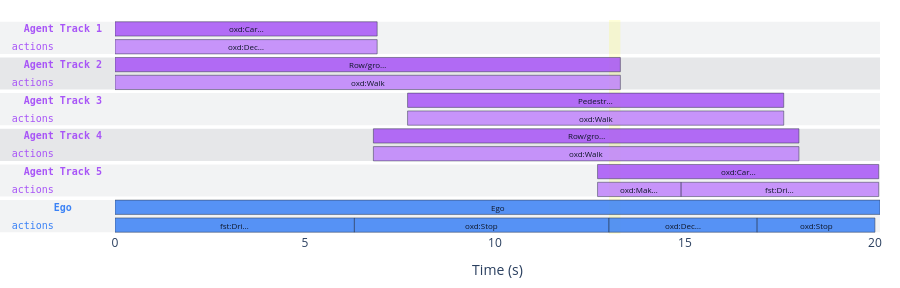

Notebook cell for this chart:
### Markdown cell above
## 6. `families=[...]` — render only selected annotation families

Every visualize entry point (`seq.visualize`, `render_timeline`,
`matches.visualize`) accepts a `families` whitelist. Pass a list
of family leaves — `"action"`, `"condition"`, `"containment"`,
`"influence"`, `"property"`, `"pose"`, `"state"`,
`"signal_head"`, `"env_control"`, `"physical_containment"` —
and the timeline collapses to just those rows.

Parent entity headers ("Env Track 1", "Agent Track 2", ...) are
NOT named in the whitelist. They auto-render for any entity
whose sub-rows survive the filter; entities with zero
surviving sub-rows drop entirely (no orphan headers). This is
the same composition rule used by `track_groups`, `entity_kinds`,
and `agent_ids` — all four whitelists AND together.

### Code cell
# Just the action rows across the clip — ego actions and any
# agent actions, with their entity headers as the only context.
viz.render_timeline(
    seq,
    highlight=(m.interval.start, m.interval.end),
    families=["action"],
)

### Figure 1 — Plotly figure (JSON) as saved in the notebook; plotly's stock layout.template omitted (floating-point values rounded to 4 significant figures)
{"data": [{"hoverinfo": "text", "hovertext": "Ego<br>[0.00s – 20.13s]<br>track: ego_act", "marker": {"color": "#3b82f6", "opacity": 0, "size": 20}, "mode": "markers", "name": "hover:segment:ego_parent_5", "showlegend": false, "type": "scatter", "x": [10.07], "xaxis": "x", "y": [10], "yaxis": "y"}, {"hoverinfo": "text", "hovertext": "fst:DrivingInLane<br>[0.00s – 6.30s]<br>track: ego_act", "marker": {"color": "#3b82f6", "opacity": 0, "size": 20}, "mode": "markers", "name": "hover:segment:ego_act_6", "showlegend": false, "type": "scatter", "x": [3.15], "xaxis": "x", "y": [11], "yaxis": "y"}, {"hoverinfo": "text", "hovertext": "oxd:Stop<br>[6.30s – 13.00s]<br>track: ego_act", "marker": {"color": "#3b82f6", "opacity": 0, "size": 20}, "mode": "markers", "name": "hover:segment:ego_act_7", "showlegend": false, "type": "scatter", "x": [9.65], "xaxis": "x", "y": [11], "yaxis": "y"}, {"hoverinfo": "text", "hovertext": "oxd:Decelerate<br>[13.00s – 16.90s]<br>track: ego_act", "marker": {"color": "#3b82f6", "opacity": 0, "size": 20}, "mode": "markers", "name": "hover:segment:ego_act_8", "showlegend": false, "type": "scatter", "x": [14.95], "xaxis": "x", "y": [11], "yaxis": "y"}, {"hoverinfo": "text", "hovertext": "oxd:Stop<br>[16.90s – 20.00s]<br>track: ego_act", "marker": {"color": "#3b82f6", "opacity": 0, "size": 20}, "mode": "markers", "name": "hover:segment:ego_act_9", "showlegend": false, "type": "scatter", "x": [18.45], "xaxis": "x", "y": [11], "yaxis": "y"}, {"hoverinfo": "text", "hovertext": "oxd:Car [Agent]<br>[0.00s – 6.90s]<br>track: agent_0", "marker": {"color": "#a855f7", "opacity": 0, "size": 20}, "mode": "markers", "name": "hover:segment:agent_0_26", "showlegend": false, "type": "scatter", "x": [3.45], "xaxis": "x", "y": [0], "yaxis": "y"}, {"hoverinfo": "text", "hovertext": "oxd:Decelerate<br>[0.00s – 6.90s]<br>track: agent_0", "marker": {"color": "#c084fc", "opacity": 0, "size": 20}, "mode": "markers", "name": "hover:segment:agent_action_0_0_27", "showlegend": false, "type": "scatter", "x": [3.45], "xaxis": "x", "y": [1], "yaxis": "y"}, {"hoverinfo": "text", "hovertext": "Row/group Pedestrian (Adult) [Agent]<br>[0.00s – 13.30s]<br>track: agent_1", "marker": {"color": "#a855f7", "opacity": 0, "size": 20}, "mode": "markers", "name": "hover:segment:agent_1_31", "showlegend": false, "type": "scatter", "x": [6.65], "xaxis": "x", "y": [2], "yaxis": "y"}, {"hoverinfo": "text", "hovertext": "oxd:Walk<br>[0.00s – 13.30s]<br>track: agent_1", "marker": {"color": "#c084fc", "opacity": 0, "size": 20}, "mode": "markers", "name": "hover:segment:agent_action_1_0_32", "showlegend": false, "type": "scatter", "x": [6.65], "xaxis": "x", "y": [3], "yaxis": "y"}, {"hoverinfo": "text", "hovertext": "Pedestrian (Adult) [Agent]<br>[7.70s – 17.60s]<br>track: agent_2", "marker": {"color": "#a855f7", "opacity": 0, "size": 20}, "mode": "markers", "name": "hover:segment:agent_2_36", "showlegend": false, "type": "scatter", "x": [12.65], "xaxis": "x", "y": [4], "yaxis": "y"}, {"hoverinfo": "text", "hovertext": "oxd:Walk<br>[7.70s – 17.60s]<br>track: agent_2", "marker": {"color": "#c084fc", "opacity": 0, "size": 20}, "mode": "markers", "name": "hover:segment:agent_action_2_0_37", "showlegend": false, "type": "scatter", "x": [12.65], "xaxis": "x", "y": [5], "yaxis": "y"}, {"hoverinfo": "text", "hovertext": "Row/group Pedestrian (Adult) [Agent]<br>[6.80s – 18.00s]<br>track: agent_3", "marker": {"color": "#a855f7", "opacity": 0, "size": 20}, "mode": "markers", "name": "hover:segment:agent_3_43", "showlegend": false, "type": "scatter", "x": [12.4], "xaxis": "x", "y": [6], "yaxis": "y"}, {"hoverinfo": "text", "hovertext": "oxd:Walk<br>[6.80s – 18.00s]<br>track: agent_3", "marker": {"color": "#c084fc", "opacity": 0, "size": 20}, "mode": "markers", "name": "hover:segment:agent_action_3_0_44", "showlegend": false, "type": "scatter", "x": [12.4], "xaxis": "x", "y": [7], "yaxis": "y"}, {"hoverinfo": "text", "hovertext": "oxd:Car [Agent]<br>[12.70s – 20.10s]<br>track: agent_4", "marker": {"color": "#a855f7", "opacity": 0, "size": 20}, "mode": "markers", "name": "hover:segment:agent_4_50", "showlegend": false, "type": "scatter", "x": [16.4], "xaxis": "x", "y": [8], "yaxis": "y"}, {"hoverinfo": "text", "hovertext": "oxd:MakeARightTurn (unprotected)<br>[12.70s – 14.90s]<br>track: agent_4", "marker": {"color": "#c084fc", "opacity": 0, "size": 20}, "mode": "markers", "name": "hover:segment:agent_action_4_0_51", "showlegend": false, "type": "scatter", "x": [13.8], "xaxis": "x", "y": [9], "yaxis": "y"}, {"hoverinfo": "text", "hovertext": "fst:DrivingInLane<br>[14.90s – 20.10s]<br>track: agent_4", "marker": {"color": "#c084fc", "opacity": 0, "size": 20}, "mode": "markers", "name": "hover:segment:agent_action_4_1_52", "showlegend": false, "type": "scatter", "x": [17.5], "xaxis": "x", "y": [9], "yaxis": "y"}], "layout": {"annotations": [{"font": {"color": "#0f172a", "size": 8}, "name": "label:ego_parent_5", "showarrow": false, "text": "Ego", "x": 10.07, "xref": "x", "y": 10, "yref": "y"}, {"font": {"color": "#0f172a", "size": 8}, "name": "label:ego_act_6", "showarrow": false, "text": "fst:Dri…", "x": 3.15, "xref": "x", "y": 11, "yref": "y"}, {"font": {"color": "#0f172a", "size": 8}, "name": "label:ego_act_7", "showarrow": false, "text": "oxd:Stop", "x": 9.65, "xref": "x", "y": 11, "yref": "y"}, {"font": {"color": "#0f172a", "size": 8}, "name": "label:ego_act_8", "showarrow": false, "text": "oxd:Dec…", "x": 14.95, "xref": "x", "y": 11, "yref": "y"}, {"font": {"color": "#0f172a", "size": 8}, "name": "label:ego_act_9", "showarrow": false, "text": "oxd:Stop", "x": 18.45, "xref": "x", "y": 11, "yref": "y"}, {"font": {"color": "#0f172a", "size": 8}, "name": "label:agent_0_26", "showarrow": false, "text": "oxd:Car…", "x": 3.45, "xref": "x", "y": 0, "yref": "y"}, {"font": {"color": "#0f172a", "size": 8}, "name": "label:agent_action_0_0_27", "showarrow": false, "text": "oxd:Dec…", "x": 3.45, "xref": "x", "y": 1, "yref": "y"}, {"font": {"color": "#0f172a", "size": 8}, "name": "label:agent_1_31", "showarrow": false, "text": "Row/gro…", "x": 6.65, "xref": "x", "y": 2, "yref": "y"}, {"font": {"color": "#0f172a", "size": 8}, "name": "label:agent_action_1_0_32", "showarrow": false, "text": "oxd:Walk", "x": 6.65, "xref": "x", "y": 3, "yref": "y"}, {"font": {"color": "#0f172a", "size": 8}, "name": "label:agent_2_36", "showarrow": false, "text": "Pedestr…", "x": 12.65, "xref": "x", "y": 4, "yref": "y"}, {"font": {"color": "#0f172a", "size": 8}, "name": "label:agent_action_2_0_37", "showarrow": false, "text": "oxd:Walk", "x": 12.65, "xref": "x", "y": 5, "yref": "y"}, {"font": {"color": "#0f172a", "size": 8}, "name": "label:agent_3_43", "showarrow": false, "text": "Row/gro…", "x": 12.4, "xref": "x", "y": 6, "yref": "y"}, {"font": {"color": "#0f172a", "size": 8}, "name": "label:agent_action_3_0_44", "showarrow": false, "text": "oxd:Walk", "x": 12.4, "xref": "x", "y": 7, "yref": "y"}, {"font": {"color": "#0f172a", "size": 8}, "name": "label:agent_4_50", "showarrow": false, "text": "oxd:Car…", "x": 16.4, "xref": "x", "y": 8, "yref": "y"}, {"font": {"color": "#0f172a", "size": 8}, "name": "label:agent_action_4_0_51", "showarrow": false, "text": "oxd:Mak…", "x": 13.8, "xref": "x", "y": 9, "yref": "y"}, {"font": {"color": "#0f172a", "size": 8}, "name": "label:agent_action_4_1_52", "showarrow": false, "text": "fst:Dri…", "x": 17.5, "xref": "x", "y": 9, "yref": "y"}], "height": 288, "margin": {"b": 40, "l": 80, "r": 20, "t": 20}, "shapes": [{"fillcolor": "rgba(15, 23, 42, 0.05)", "layer": "below", "line": {"width": 0}, "name": "entity_block:Agents:0", "opacity": 1, "type": "rect", "x0": -0.18, "x1": 1, "xref": "paper", "y0": -0.4, "y1": 1.4, "yref": "y"}, {"fillcolor": "rgba(15, 23, 42, 0.1)", "layer": "below", "line": {"width": 0}, "name": "entity_block:Agents:1", "opacity": 1, "type": "rect", "x0": -0.18, "x1": 1, "xref": "paper", "y0": 1.6, "y1": 3.4, "yref": "y"}, {"fillcolor": "rgba(15, 23, 42, 0.05)", "layer": "below", "line": {"width": 0}, "name": "entity_block:Agents:2", "opacity": 1, "type": "rect", "x0": -0.18, "x1": 1, "xref": "paper", "y0": 3.6, "y1": 5.4, "yref": "y"}, {"fillcolor": "rgba(15, 23, 42, 0.1)", "layer": "below", "line": {"width": 0}, "name": "entity_block:Agents:3", "opacity": 1, "type": "rect", "x0": -0.18, "x1": 1, "xref": "paper", "y0": 5.6, "y1": 7.4, "yref": "y"}, {"fillcolor": "rgba(15, 23, 42, 0.05)", "layer": "below", "line": {"width": 0}, "name": "entity_block:Agents:4", "opacity": 1, "type": "rect", "x0": -0.18, "x1": 1, "xref": "paper", "y0": 7.6, "y1": 9.4, "yref": "y"}, {"fillcolor": "rgba(15, 23, 42, 0.05)", "layer": "below", "line": {"width": 0}, "name": "entity_block:Ego:0", "opacity": 1, "type": "rect", "x0": -0.18, "x1": 1, "xref": "paper", "y0": 9.6, "y1": 11.4, "yref": "y"}, {"fillcolor": "yellow", "layer": "below", "line": {"width": 0}, "name": "highlight", "opacity": 0.15, "type": "rect", "x0": 13, "x1": 13.3, "xref": "x", "y0": -0.5, "y1": 11.5, "yref": "y"}, {"fillcolor": "#3b82f6", "layer": "above", "line": {"color": "#0f172a", "width": 0.5}, "name": "segment:ego_parent_5", "opacity": 0.85, "type": "rect", "x0": 0, "x1": 20.13, "xref": "x", "y0": 9.6, "y1": 10.4, "yref": "y"}, {"fillcolor": "#3b82f6", "layer": "above", "line": {"color": "#0f172a", "width": 0.5}, "name": "segment:ego_act_6", "opacity": 0.85, "type": "rect", "x0": 0, "x1": 6.3, "xref": "x", "y0": 10.6, "y1": 11.4, "yref": "y"}, {"fillcolor": "#3b82f6", "layer": "above", "line": {"color": "#0f172a", "width": 0.5}, "name": "segment:ego_act_7", "opacity": 0.85, "type": "rect", "x0": 6.3, "x1": 13, "xref": "x", "y0": 10.6, "y1": 11.4, "yref": "y"}, {"fillcolor": "#3b82f6", "layer": "above", "line": {"color": "#0f172a", "width": 0.5}, "name": "segment:ego_act_8", "opacity": 0.85, "type": "rect", "x0": 13, "x1": 16.9, "xref": "x", "y0": 10.6, "y1": 11.4, "yref": "y"}, {"fillcolor": "#3b82f6", "layer": "above", "line": {"color": "#0f172a", "width": 0.5}, "name": "segment:ego_act_9", "opacity": 0.85, "type": "rect", "x0": 16.9, "x1": 20, "xref": "x", "y0": 10.6, "y1": 11.4, "yref": "y"}, {"fillcolor": "#a855f7", "layer": "above", "line": {"color": "#0f172a", "width": 0.5}, "name": "segment:agent_0_26", "opacity": 0.85, "type": "rect", "x0": 0, "x1": 6.9, "xref": "x", "y0": -0.4, "y1": 0.4, "yref": "y"}, {"fillcolor": "#c084fc", "layer": "above", "line": {"color": "#0f172a", "width": 0.5}, "name": "segment:agent_action_0_0_27", "opacity": 0.85, "type": "rect", "x0": 0, "x1": 6.9, "xref": "x", "y0": 0.6, "y1": 1.4, "yref": "y"}, {"fillcolor": "#a855f7", "layer": "above", "line": {"color": "#0f172a", "width": 0.5}, "name": "segment:agent_1_31", "opacity": 0.85, "type": "rect", "x0": 0, "x1": 13.3, "xref": "x", "y0": 1.6, "y1": 2.4, "yref": "y"}, {"fillcolor": "#c084fc", "layer": "above", "line": {"color": "#0f172a", "width": 0.5}, "name": "segment:agent_action_1_0_32", "opacity": 0.85, "type": "rect", "x0": 0, "x1": 13.3, "xref": "x", "y0": 2.6, "y1": 3.4, "yref": "y"}, {"fillcolor": "#a855f7", "layer": "above", "line": {"color": "#0f172a", "width": 0.5}, "name": "segment:agent_2_36", "opacity": 0.85, "type": "rect", "x0": 7.7, "x1": 17.6, "xref": "x", "y0": 3.6, "y1": 4.4, "yref": "y"}, {"fillcolor": "#c084fc", "layer": "above", "line": {"color": "#0f172a", "width": 0.5}, "name": "segment:agent_action_2_0_37", "opacity": 0.85, "type": "rect", "x0": 7.7, "x1": 17.6, "xref": "x", "y0": 4.6, "y1": 5.4, "yref": "y"}, {"fillcolor": "#a855f7", "layer": "above", "line": {"color": "#0f172a", "width": 0.5}, "name": "segment:agent_3_43", "opacity": 0.85, "type": "rect", "x0": 6.8, "x1": 18, "xref": "x", "y0": 5.6, "y1": 6.4, "yref": "y"}, {"fillcolor": "#c084fc", "layer": "above", "line": {"color": "#0f172a", "width": 0.5}, "name": "segment:agent_action_3_0_44", "opacity": 0.85, "type": "rect", "x0": 6.8, "x1": 18, "xref": "x", "y0": 6.6, "y1": 7.4, "yref": "y"}, {"fillcolor": "#a855f7", "layer": "above", "line": {"color": "#0f172a", "width": 0.5}, "name": "segment:agent_4_50", "opacity": 0.85, "type": "rect", "x0": 12.7, "x1": 20.1, "xref": "x", "y0": 7.6, "y1": 8.4, "yref": "y"}, {"fillcolor": "#c084fc", "layer": "above", "line": {"color": "#0f172a", "width": 0.5}, "name": "segment:agent_action_4_0_51", "opacity": 0.85, "type": "rect", "x0": 12.7, "x1": 14.9, "xref": "x", "y0": 8.6, "y1": 9.4, "yref": "y"}, {"fillcolor": "#c084fc", "layer": "above", "line": {"color": "#0f172a", "width": 0.5}, "name": "segment:agent_action_4_1_52", "opacity": 0.85, "type": "rect", "x0": 14.9, "x1": 20.1, "xref": "x", "y0": 8.6, "y1": 9.4, "yref": "y"}], "xaxis": {"range": [0, 20.13], "showgrid": false, "title": {"text": "Time (s)"}, "zeroline": false}, "yaxis": {"range": [11.5, -0.5], "showgrid": false, "tickfont": {"family": "ui-monospace, SFMono-Regular, Menlo, Consolas, monospace", "size": 10}, "tickmode": "array", "ticktext": ["<span style=\"color:#a855f7\"><b>Agent Track 1</b>  </span>", "<span style=\"color:#a855f7\">actions          </span>", "<span style=\"color:#a855f7\"><b>Agent Track 2</b>  </span>", "<span style=\"color:#a855f7\">actions          </span>", "<span style=\"color:#a855f7\"><b>Agent Track 3</b>  </span>", "<span style=\"color:#a855f7\">actions          </span>", "<span style=\"color:#a855f7\"><b>Agent Track 4</b>  </span>", "<span style=\"color:#a855f7\">actions          </span>", "<span style=\"color:#a855f7\"><b>Agent Track 5</b>  </span>", "<span style=\"color:#a855f7\">actions          </span>", "<span style=\"color:#3b82f6\"><b>Ego</b>       </span>", "<span style=\"color:#3b82f6\">actions          </span>"], "tickvals": [0, 1, 2, 3, 4, 5, 6, 7, 8, 9, 10, 11], "zeroline": false}}}
